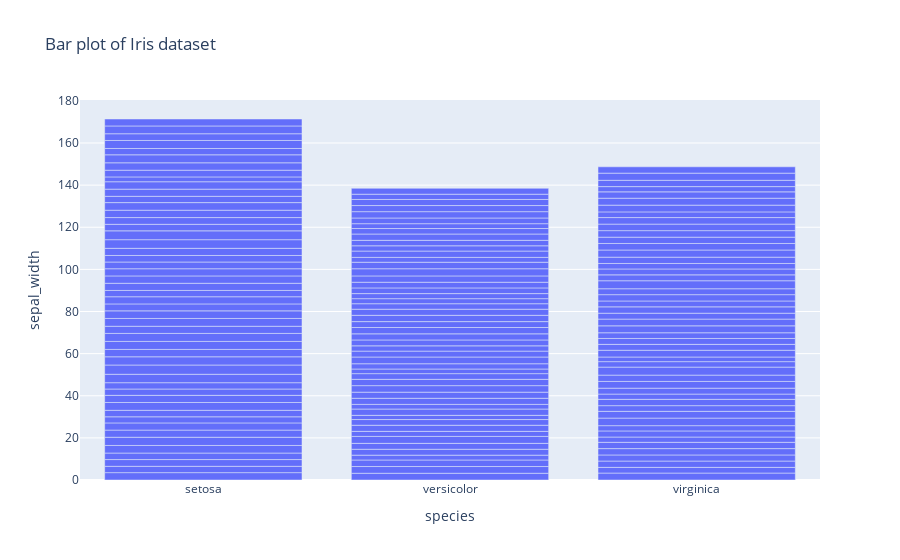

The code cell stored with this chart in its notebook:
### Markdown cell above
### 03. Barplot

### Code cell
fig3=px.bar(df,x='species',y='sepal_width', title='Bar plot of Iris dataset')
fig3.show()

### Figure 1 — Plotly figure (JSON) as saved in the notebook; plotly's stock layout.template omitted (floating-point values rounded to 4 significant figures; data arrays with more than 128 entries replaced by an {"elided": "..."} marker saying what was removed)
{"data": [{"alignmentgroup": "True", "hovertemplate": "species=%{x}<br>sepal_width=%{y}<extra></extra>", "legendgroup": "", "marker": {"color": "#636efa", "pattern": {"shape": ""}}, "name": "", "offsetgroup": "", "orientation": "v", "showlegend": false, "textposition": "auto", "type": "bar", "x": {"elided": "150 str values"}, "xaxis": "x", "y": {"elided": "150 float values"}, "yaxis": "y"}], "layout": {"barmode": "relative", "legend": {"tracegroupgap": 0}, "title": {"text": "Bar plot of Iris dataset"}, "xaxis": {"anchor": "y", "domain": [0, 1], "title": {"text": "species"}}, "yaxis": {"anchor": "x", "domain": [0, 1], "title": {"text": "sepal_width"}}}}
